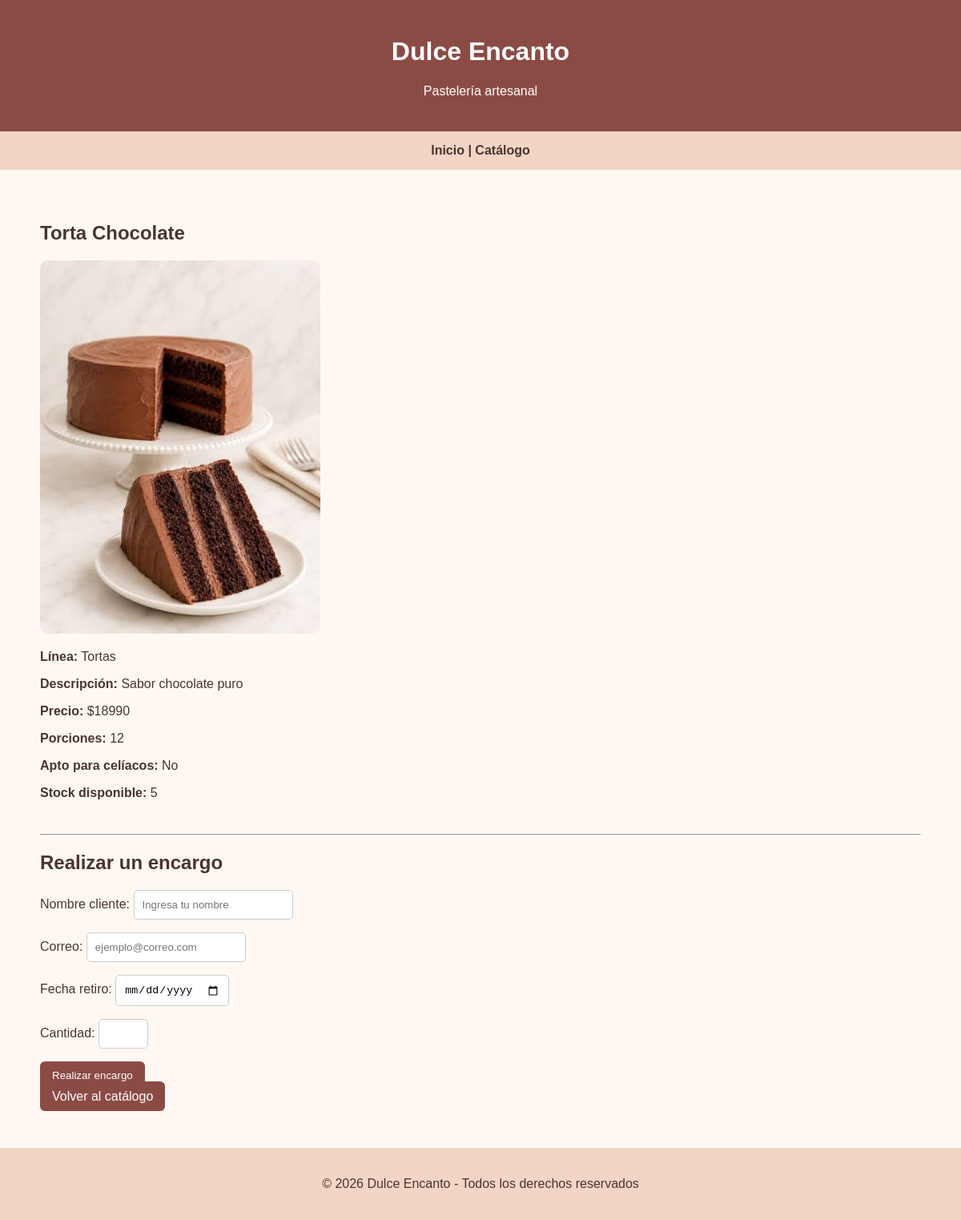
The page /producto/1/ on the database as committed earlier.
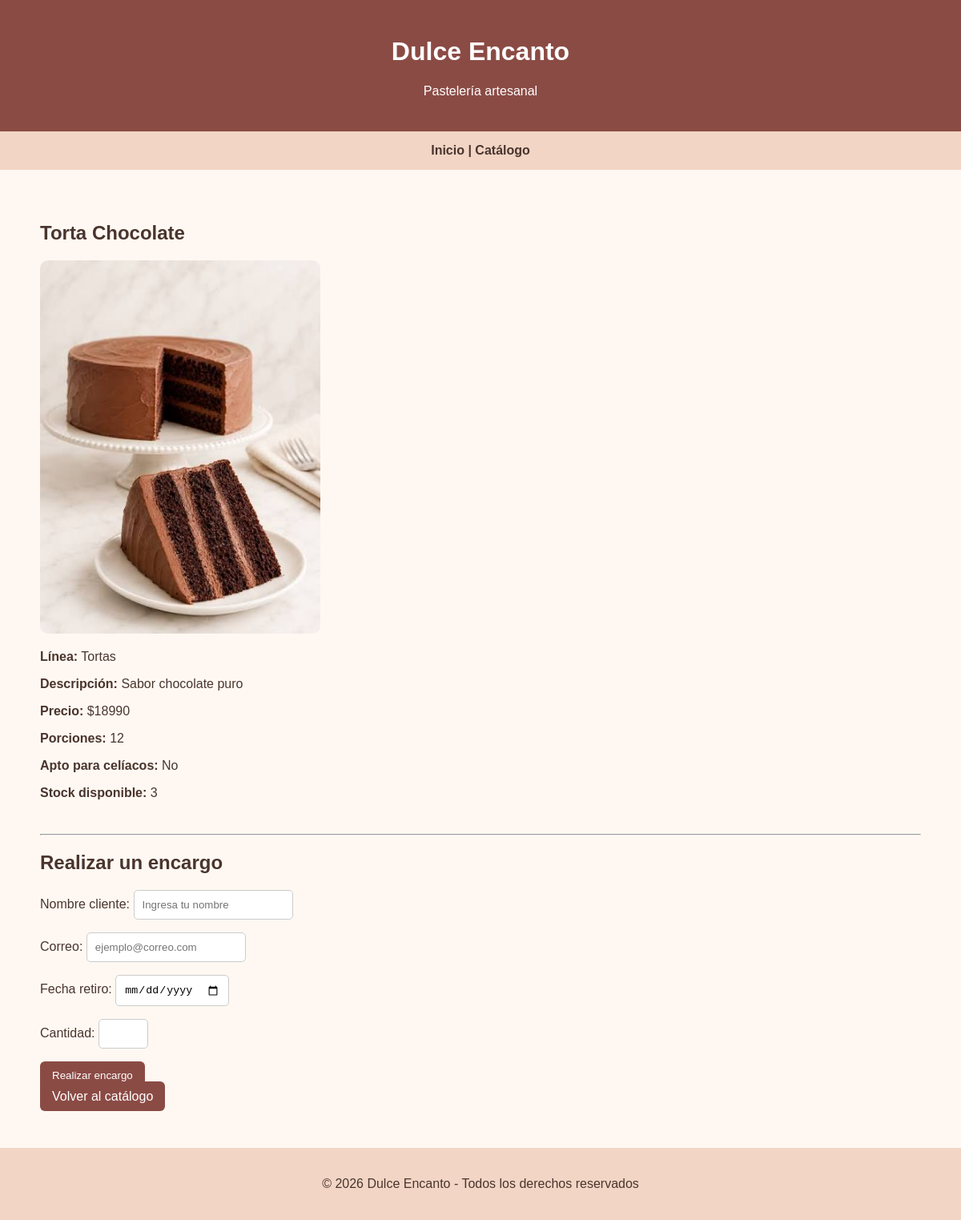
The same page on the database as committed later.
### pasteleria/models.py (models this page shows, shortened)
class Producto(models.Model):
    linea = models.ForeignKey(Linea, on_delete=models.CASCADE, related_name='productos')
    nombre = models.CharField(max_length=150)
    descripcion = models.TextField()
    imagen = models.ImageField(upload_to='productos/')
    precio = models.DecimalField(max_digits=10, decimal_places=0)
    porciones = models.PositiveIntegerField()
    apto_celiacos = models.BooleanField(default=False)
    stock = models.PositiveIntegerField(default=0)
    disponible = models.BooleanField(default=True)

class Linea(models.Model):
    nombre = models.CharField(max_length=100, unique=True)

### pasteleria/views.py (the view)
# urls.py: path('producto/<int:producto_id>/', views.detalle_producto, name='detalle_producto'),
def detalle_producto(request, producto_id):
    producto = get_object_or_404(
        Producto,
        id=producto_id,
        disponible=True
    )
    if request.method == 'POST':
        formulario = EncargoForm(request.POST, producto=producto)
        if formulario.is_valid():
            with transaction.atomic():
                producto.refresh_from_db()
                cantidad = formulario.cleaned_data['cantidad']
                if cantidad > producto.stock:
                    formulario.add_error(
                        'cantidad',
                        f'Solo quedan {producto.stock} unidades disponibles.'
                    )
                else:
                    encargo = formulario.save(commit=False)
                    encargo.producto = producto
                    encargo.save()
                    producto.stock -= cantidad
                    producto.save(update_fields=['stock'])
                    return redirect(
                        'comprobante',
                        codigo=encargo.codigo
                    )
    else:
        formulario = EncargoForm(producto=producto)
    contexto = {
        'producto': producto,
        'formulario': formulario
    }
    return render(
        request,
        'pasteleria/detalle.html',
        contexto
    )

### pasteleria/forms.py (shortened to what this page needs)
class EncargoForm(forms.ModelForm):
    class Meta:
        model = Encargo
        fields = [
            'nombre_cliente',
            'correo',
            'fecha_retiro',
            'cantidad'
        ]
        widgets = {
            'nombre_cliente': forms.TextInput(attrs={
                'class': 'form-control',
                'placeholder': 'Ingresa tu nombre'
            }),
            'correo': forms.EmailInput(attrs={
                'class': 'form-control',
                'placeholder': 'ejemplo@correo.com'
            }),
            'fecha_retiro': forms.DateInput(attrs={
                'class': 'form-control',
                'type': 'date'
            }),
            'cantidad': forms.NumberInput(attrs={
                'class': 'form-control',
                'min': 1,
                'max': 3
            }),
        }
    def __init__(self, *args, producto=None, **kwargs):
        super().__init__(*args, **kwargs)
        self.producto = producto

### pasteleria/templates/pasteleria/detalle.html (shortened to what this page needs)
{% extends 'pasteleria/base.html' %}
{% block contenido %}
<h2>{{ producto.nombre }}</h2>
<img
    src="{{ producto.imagen.url }}"
    alt="{{ producto.nombre }}"
    style="width: 350px; max-width: 100%; border-radius: 10px;"
>
<p><strong>Línea:</strong> {{ producto.linea.nombre }}</p>
<p><strong>Descripción:</strong> {{ producto.descripcion }}</p>
<p><strong>Precio:</strong> ${{ producto.precio }}</p>
<p><strong>Porciones:</strong> {{ producto.porciones }}</p>
<p>
    <strong>Apto para celíacos:</strong>
    {% if producto.apto_celiacos %}
        Sí
    {% else %}
        No
    {% endif %}
</p>
{% if producto.stock > 0 %}
    <p><strong>Stock disponible:</strong> {{ producto.stock }}</p>
{% else %}
    <p><strong>Agotado por hoy</strong></p>
{% endif %}
<br>
<hr>
<h2>Realizar un encargo</h2>
{% if producto.stock > 0 %}
    <form method="POST">
        {{ formulario.as_p }}
        <button type="submit">
            Realizar encargo
        </button>
    </form>
{% else %}
    <p><strong>Agotado por hoy.</strong></p>
{% endif %}
<a class="boton" href="{% url 'catalogo' %}">
    Volver al catálogo
</a>
{% endblock %}

Rows that differ between the two databases and show on the page:
changed Producto "Torta Chocolate": stock "5" → "3"
